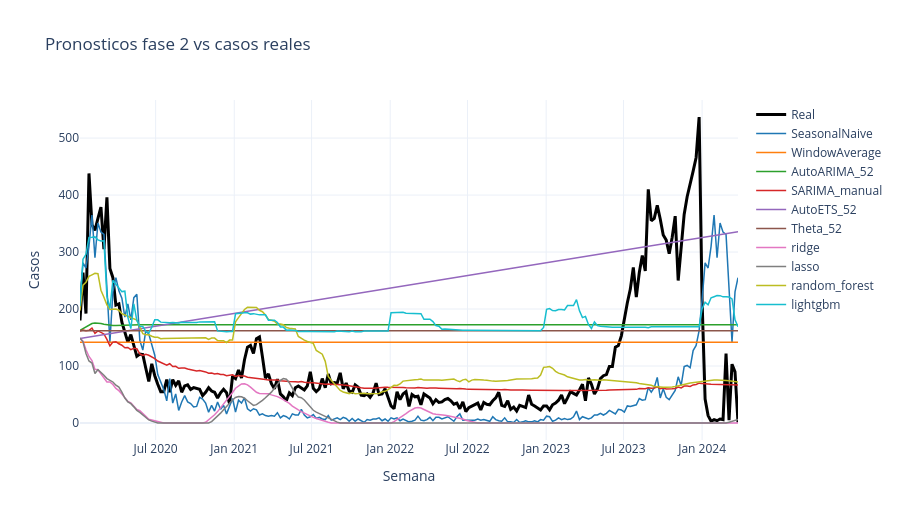
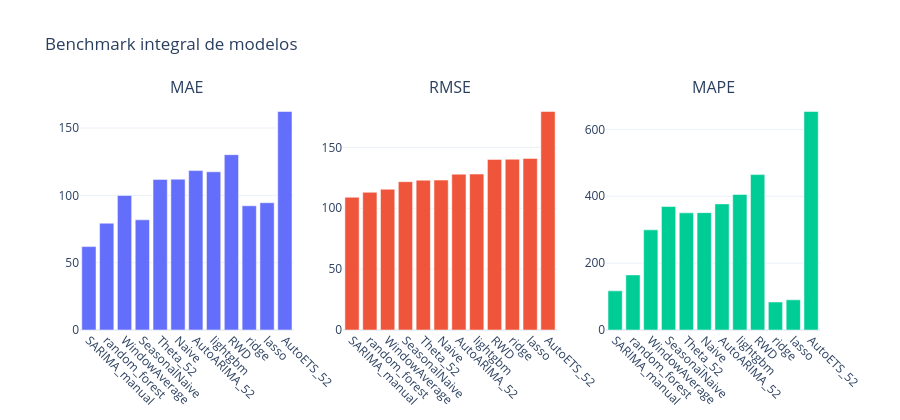

Source (notebook cell) for these figures, in order:
### Markdown cell above
---
## PARTE 10: PRONOSTICOS, RESIDUOS Y SELECCION FINAL

La seleccion final considera RMSE, MAE, MAPE, mejora frente a baselines, residuos y estabilidad CV/test. En dengue, RMSE es relevante porque penaliza mas los errores grandes durante brotes.

### Code cell
def graficar_pronosticos_modelos(test_resultados, modelos, titulo):
    fig = go.Figure()
    fig.add_trace(go.Scatter(x=test_resultados.ds, y=test_resultados.y, name="Real", line=dict(color="black", width=3)))
    colores = ["#1f77b4", "#ff7f0e", "#2ca02c", "#d62728", "#9467bd", "#8c564b", "#e377c2", "#7f7f7f", "#bcbd22", "#17becf"]
    for modelo, color in zip(modelos, colores):
        fig.add_trace(go.Scatter(x=test_resultados.ds, y=test_resultados[modelo], name=modelo, line=dict(color=color, width=1.5)))
    fig.update_layout(title=titulo, xaxis_title="Semana", yaxis_title="Casos", template="plotly_white", height=520, hovermode="x unified")
    fig.show()


def graficar_metricas_benchmark(metricas):
    orden = metricas.sort_values("rmse")
    fig = make_subplots(rows=1, cols=3, subplot_titles=["MAE", "RMSE", "MAPE"])
    for i, metrica in enumerate(["mae", "rmse", "mape"], start=1):
        fig.add_trace(go.Bar(x=orden.modelo, y=orden[metrica]), row=1, col=i)
    fig.update_layout(title="Benchmark integral de modelos", template="plotly_white", height=420, showlegend=False)
    fig.update_xaxes(tickangle=45)
    fig.show()


modelos_grafica = ["SeasonalNaive", "WindowAverage"] + MODELOS_FASE2_STATS + MODELOS_FASE2_ML
graficar_pronosticos_modelos(test_resultados, modelos_grafica, "Pronosticos fase 2 vs casos reales")
graficar_metricas_benchmark(metricas_test)

### Figure 1 — Plotly figure (JSON) as saved in the notebook; plotly's stock layout.template omitted (floating-point values rounded to 4 significant figures; data arrays with more than 128 entries replaced by an {"elided": "..."} marker saying what was removed)
{"data": [{"line": {"color": "black", "width": 3}, "name": "Real", "type": "scatter", "x": {"elided": "221 str values"}, "y": {"elided": "221 float values"}}, {"line": {"color": "#1f77b4", "width": 1.5}, "name": "SeasonalNaive", "type": "scatter", "x": {"elided": "221 str values"}, "y": {"elided": "221 float values"}}, {"line": {"color": "#ff7f0e", "width": 1.5}, "name": "WindowAverage", "type": "scatter", "x": {"elided": "221 str values"}, "y": {"elided": "221 float values"}}, {"line": {"color": "#2ca02c", "width": 1.5}, "name": "AutoARIMA_52", "type": "scatter", "x": {"elided": "221 str values"}, "y": {"elided": "221 float values"}}, {"line": {"color": "#d62728", "width": 1.5}, "name": "SARIMA_manual", "type": "scatter", "x": {"elided": "221 str values"}, "y": {"elided": "221 float values"}}, {"line": {"color": "#9467bd", "width": 1.5}, "name": "AutoETS_52", "type": "scatter", "x": {"elided": "221 str values"}, "y": {"elided": "221 float values"}}, {"line": {"color": "#8c564b", "width": 1.5}, "name": "Theta_52", "type": "scatter", "x": {"elided": "221 str values"}, "y": {"elided": "221 float values"}}, {"line": {"color": "#e377c2", "width": 1.5}, "name": "ridge", "type": "scatter", "x": {"elided": "221 str values"}, "y": {"elided": "221 float values"}}, {"line": {"color": "#7f7f7f", "width": 1.5}, "name": "lasso", "type": "scatter", "x": {"elided": "221 str values"}, "y": {"elided": "221 float values"}}, {"line": {"color": "#bcbd22", "width": 1.5}, "name": "random_forest", "type": "scatter", "x": {"elided": "221 str values"}, "y": {"elided": "221 float values"}}, {"line": {"color": "#17becf", "width": 1.5}, "name": "lightgbm", "type": "scatter", "x": {"elided": "221 str values"}, "y": {"elided": "221 float values"}}], "layout": {"height": 520, "hovermode": "x unified", "title": {"text": "Pronosticos fase 2 vs casos reales"}, "xaxis": {"title": {"text": "Semana"}}, "yaxis": {"title": {"text": "Casos"}}}}

### Figure 2 — Plotly figure (JSON) as saved in the notebook; plotly's stock layout.template omitted (floating-point values rounded to 4 significant figures)
{"data": [{"type": "bar", "x": ["SARIMA_manual", "random_forest", "WindowAverage", "SeasonalNaive", "Theta_52", "Naive", "AutoARIMA_52", "lightgbm", "RWD", "ridge", "lasso", "AutoETS_52"], "xaxis": "x", "y": [61.94, 79.29, 99.93, 81.83, 111.8, 112.0, 118.4, 117.5, 130.2, 92.22, 94.51, 162.3], "yaxis": "y"}, {"type": "bar", "x": ["SARIMA_manual", "random_forest", "WindowAverage", "SeasonalNaive", "Theta_52", "Naive", "AutoARIMA_52", "lightgbm", "RWD", "ridge", "lasso", "AutoETS_52"], "xaxis": "x2", "y": [109.0, 113.1, 115.6, 121.8, 123.0, 123.1, 128.0, 128.1, 140.1, 140.2, 140.9, 179.4], "yaxis": "y2"}, {"type": "bar", "x": ["SARIMA_manual", "random_forest", "WindowAverage", "SeasonalNaive", "Theta_52", "Naive", "AutoARIMA_52", "lightgbm", "RWD", "ridge", "lasso", "AutoETS_52"], "xaxis": "x3", "y": [117.1, 164.8, 299.5, 369.4, 350.4, 351.0, 377.2, 405.4, 464.7, 83.72, 90.24, 653.5], "yaxis": "y3"}], "layout": {"annotations": [{"font": {"size": 16}, "showarrow": false, "text": "MAE", "x": 0.1444, "xanchor": "center", "xref": "paper", "y": 1, "yanchor": "bottom", "yref": "paper"}, {"font": {"size": 16}, "showarrow": false, "text": "RMSE", "x": 0.5, "xanchor": "center", "xref": "paper", "y": 1, "yanchor": "bottom", "yref": "paper"}, {"font": {"size": 16}, "showarrow": false, "text": "MAPE", "x": 0.8556, "xanchor": "center", "xref": "paper", "y": 1, "yanchor": "bottom", "yref": "paper"}], "height": 420, "showlegend": false, "title": {"text": "Benchmark integral de modelos"}, "xaxis": {"anchor": "y", "domain": [0, 0.2889], "tickangle": 45}, "xaxis2": {"anchor": "y2", "domain": [0.3556, 0.6444], "tickangle": 45}, "xaxis3": {"anchor": "y3", "domain": [0.7111, 1], "tickangle": 45}, "yaxis": {"anchor": "x", "domain": [0, 1]}, "yaxis2": {"anchor": "x2", "domain": [0, 1]}, "yaxis3": {"anchor": "x3", "domain": [0, 1]}}}
